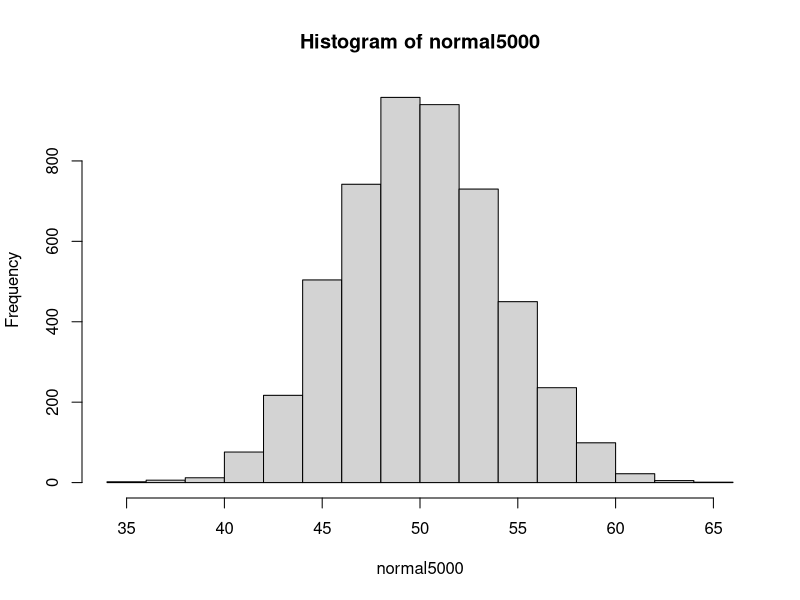

Reproduce this figure in R.
#Solución
#

#DISTRIBUCIÓN NORMAL
#Se utiliza el comando rnorm(N,mean,sd)

N5000<-5000
normal5000<-rnorm(N5000,50,4)
normal5000
hist(normal5000)

#RESUMEN ESTADÍSTICO
summary(normal5000)
